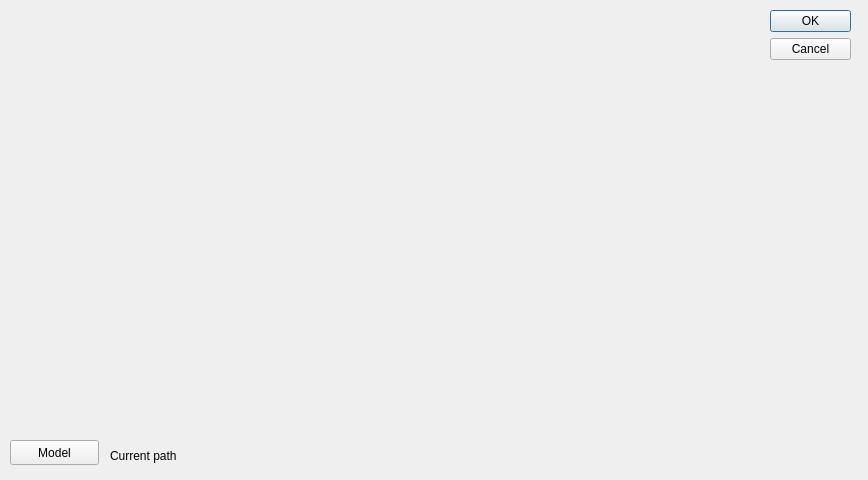
<?xml version="1.0" encoding="UTF-8"?>
<ui version="4.0">
 <class>UserRecognizer_Window</class>
 <widget class="QDialog" name="UserRecognizer_Window">
  <property name="geometry">
   <rect>
    <x>0</x>
    <y>0</y>
    <width>868</width>
    <height>480</height>
   </rect>
  </property>
  <property name="windowTitle">
   <string>Dialog</string>
  </property>
  <widget class="QDialogButtonBox" name="buttonBox">
   <property name="geometry">
    <rect>
     <x>770</x>
     <y>10</y>
     <width>81</width>
     <height>61</height>
    </rect>
   </property>
   <property name="orientation">
    <enum>Qt::Vertical</enum>
   </property>
   <property name="standardButtons">
    <set>QDialogButtonBox::Cancel|QDialogButtonBox::Ok</set>
   </property>
  </widget>
  <widget class="QVTKWidget" name="qvtkWidget">
   <property name="geometry">
    <rect>
     <x>10</x>
     <y>10</y>
     <width>753</width>
     <height>423</height>
    </rect>
   </property>
  </widget>
  <widget class="QPushButton" name="pushButton_chooseModel">
   <property name="geometry">
    <rect>
     <x>10</x>
     <y>440</y>
     <width>89</width>
     <height>25</height>
    </rect>
   </property>
   <property name="text">
    <string>Model</string>
   </property>
  </widget>
  <widget class="QLabel" name="label_modelPath">
   <property name="geometry">
    <rect>
     <x>110</x>
     <y>440</y>
     <width>651</width>
     <height>31</height>
    </rect>
   </property>
   <property name="text">
    <string>Current path</string>
   </property>
  </widget>
 </widget>
 <customwidgets>
  <customwidget>
   <class>QVTKWidget</class>
   <extends>QWidget</extends>
   <header>QVTKWidget.h</header>
  </customwidget>
 </customwidgets>
 <resources/>
 <connections>
  <connection>
   <sender>buttonBox</sender>
   <signal>accepted()</signal>
   <receiver>UserRecognizer_Window</receiver>
   <slot>accept()</slot>
   <hints>
    <hint type="sourcelabel">
     <x>248</x>
     <y>254</y>
    </hint>
    <hint type="destinationlabel">
     <x>157</x>
     <y>274</y>
    </hint>
   </hints>
  </connection>
  <connection>
   <sender>buttonBox</sender>
   <signal>rejected()</signal>
   <receiver>UserRecognizer_Window</receiver>
   <slot>reject()</slot>
   <hints>
    <hint type="sourcelabel">
     <x>316</x>
     <y>260</y>
    </hint>
    <hint type="destinationlabel">
     <x>286</x>
     <y>274</y>
    </hint>
   </hints>
  </connection>
 </connections>
</ui>
